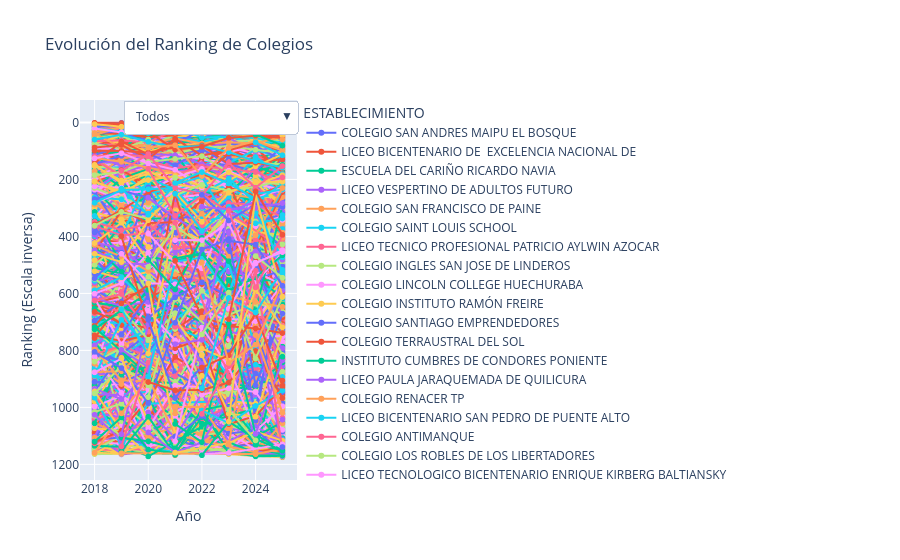

This figure's notebook cell:
### Code cell
# Ordenar el DataFrame por AÑO
df = df_colegios_2018_2025.sort_values(by="AÑO")

# Creamos el gráfico de líneas con plotly express. Cada traza representa un ESTABLECIMIENTO.
fig = px.line(
    df,
    x="AÑO",
    y="Ranking",
    color="ESTABLECIMIENTO",
    markers=True,
    title="Evolución del Ranking de Colegios",
    labels={"Ranking": "Ranking (Escala inversa)", "AÑO": "Año"},
    line_shape="linear",
    hover_data={"Promedio_len_mat": ":.1f", 'ESTABLECIMIENTO': True}
)

# Invertir el eje Y para que el ranking menor (mejor) aparezca arriba
fig.update_yaxes(autorange="reversed")


# Creamos un diccionario que relacione cada establecimiento con su comuna.
# Suponemos que cada establecimiento tiene una única comuna.
estab_to_comuna = df.drop_duplicates("ESTABLECIMIENTO").set_index("ESTABLECIMIENTO")["NOM_COM_RBD"].to_dict()

# Obtenemos la lista de comunas disponibles (sin repetir)
comunas = sorted(df["NOM_COM_RBD"].unique())

# Creamos los botones para el menú desplegable
buttons = []

# Botón para mostrar todos los establecimientos
buttons.append({
    "label": "Todos",
    "method": "update",
    "args": [
        {"visible": [True] * len(fig.data)},
        {"title": "Evolución del Ranking de Colegios"}
    ]
})

# Para cada comuna, definimos la visibilidad de las trazas (cada traza corresponde a un establecimiento)
for comuna in comunas:
    # La visibilidad es True para la traza cuyo establecimiento pertenezca a la comuna actual, False para los demás.
    visibility = [estab_to_comuna.get(trace.name, None) == comuna for trace in fig.data]
    buttons.append({
        "label": comuna,
        "method": "update",
        "args": [
            {"visible": visibility},
            {"title": f"Evolución del Ranking en {comuna}"}
        ]
    })

# Actualizamos la disposición del layout para agregar el menú desplegable a la derecha
fig.update_layout(
    updatemenus=[{
        "buttons": buttons,
        "direction": "down",
        "showactive": True,
        "x": 1,         # Posición horizontal en el 100% (derecha)
        "xanchor": "right",
        "y": 1,         # Posición vertical en el 100% (arriba)
        "yanchor": "top"
    }]
)

fig.show()
